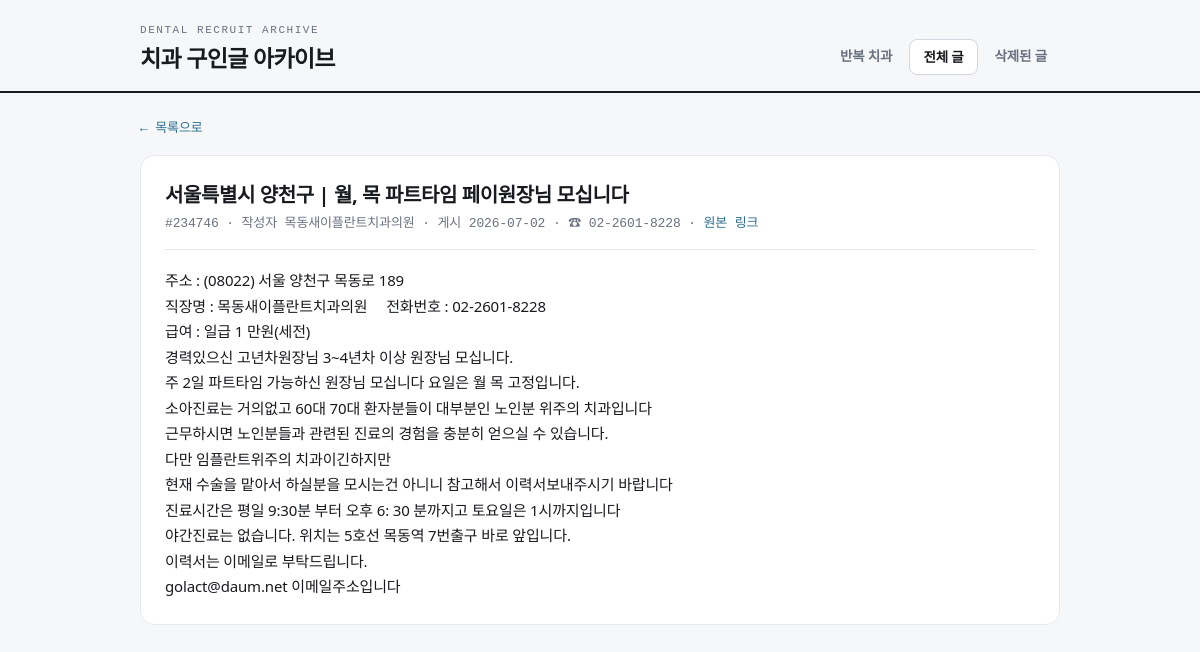
The app's page /post/234746, older data.
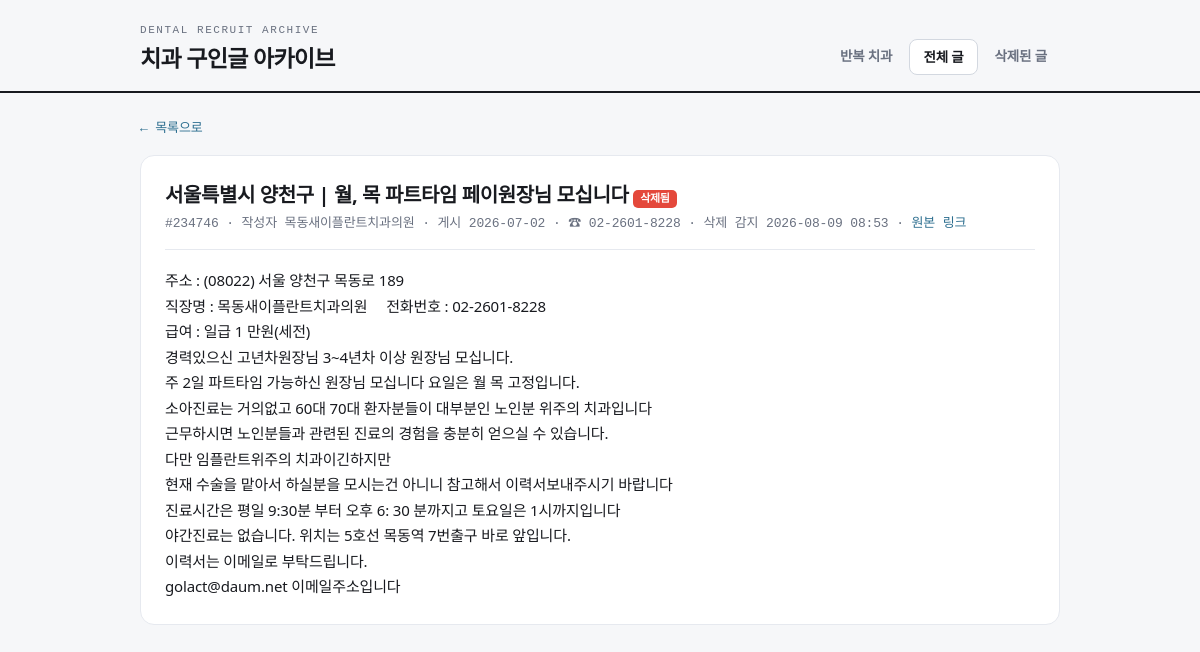
The same page, newer data.
### tables this page shows
CREATE TABLE posts (
    no            INTEGER PRIMARY KEY,   -- 게시판 글 번호 (고유)
    category      TEXT,                  -- 구분: 구인 / 구직 / 양도
    title         TEXT,
    author        TEXT,
    posted_raw    TEXT,                  -- 게시판이 보여주는 날짜 원문
    posted_at     TEXT,                  -- 파싱한 ISO 날짜 (가능한 경우)
    views         INTEGER,
    url           TEXT,
    content       TEXT,                  -- 상세 본문
    phone         TEXT,                  -- 본문에서 추출한 대표 전화번호(숫자만)
    phone_display TEXT,                  -- 보기용 전화번호
    clinic_key    TEXT,                  -- 치과 식별키 (전화 우선, 없으면 제목 시그니처)
    key_kind      TEXT,                  -- 'phone' | 'title' | 'author'
    title_sig     TEXT,                  -- 제목 정규화 시그니처
    first_seen    TEXT,                  -- 우리 크롤러가 처음 발견한 시각
    last_seen     TEXT,                  -- 살아있는 것으로 마지막 확인한 시각
    is_deleted    INTEGER DEFAULT 0,     -- 삭제 감지 여부
    deleted_at    TEXT                   -- 삭제 감지 시각
);

### app.py (the view)
@app.route("/post/<int:no>")
def post_detail(no):
    with db.get_db() as conn:
        row = db.get_post(conn, no)
    if not row:
        abort(404)
    siblings = []
    for g in analyze.clinic_groups(min_posts=1, include_singletons=True):
        if g["key"] == row["clinic_key"]:
            siblings = g["posts"]
            break
    return render_template("post_detail.html", p=row, siblings=siblings)

### analyze.py (called while the page is built)
def _order_ts(p):
    return p.get("posted_at") or p.get("first_seen") or ""

### app.py (called while the page is built)
@app.template_filter("shortdt")
def shortdt(s):
    if not s:
        return "-"
    return str(s).replace("T", " ")[:16]

### db.py (called while the page is built)
@contextmanager
def get_db():
    conn = sqlite3.connect(config.DB_PATH)
    conn.row_factory = sqlite3.Row
    try:
        yield conn
        conn.commit()
    finally:
        conn.close()

def get_post(conn, no):
    row = conn.execute("SELECT * FROM posts WHERE no=?", (no,)).fetchone()
    return dict(row) if row else None

### templates/post_detail.html (shortened to what this page needs)
{% extends "base.html" %}
{% set active = 'posts' %}
{% block body %}
<a class="back" href="javascript:history.back()">← 목록으로</a>
<div class="detail">
  <h2>
    {{ p.title or '(제목 없음)' }}
    {% if p.is_deleted %}<span class="badge del">삭제됨</span>{% endif %}
  </h2>
  <div class="meta">
    #{{ p.no }} · 작성자 {{ p.author or '-' }} ·
    게시 {{ (p.posted_at or p.posted_raw or p.first_seen)|shortdt }}
    {% if p.phone_display %} · ☎ {{ p.phone_display }}{% endif %}
    {% if p.is_deleted %} · 삭제 감지 {{ p.deleted_at|shortdt }}{% endif %}
    · <a href="{{ p.url }}" target="_blank" rel="noopener">원본 링크</a>
  </div>
  {% if p.content %}
    <div class="body">{{ p.content }}</div>
  {% else %}
    <div class="body" style="color:var(--muted)">본문을 수집하지 못했습니다. 원본 링크를 확인하세요.</div>
  {% endif %}
</div>
{% endblock %}

### templates/base.html (shortened to what this page needs)
<!DOCTYPE html>
<html lang="ko">
<head>
</head>
<body>
<header class="top">
  <div class="top-in">
    <div class="brand">
      <span class="kicker">Dental Recruit Archive</span>
      <h1>치과 구인글 아카이브</h1>
    </div>
    <nav class="tabs">
      <a href="/" class="{{ 'on' if active=='clinics' }}">반복 치과</a>
      <a href="/posts" class="{{ 'on' if active=='posts' }}">전체 글</a>
      <a href="/posts?status=deleted" class="{{ 'on' if active=='deleted' }}">삭제된 글</a>
    </nav>
  </div>
</header>
<div class="wrap">
{% block body %}{% endblock %}
</div>
</body>
</html>

### templates/base.html (style rules this page uses)
:root { --paper:#F6F7F9; --card:#FFFFFF; --ink:#181A1F; --muted:#6A7180; --line:#E6E9EF; --line2:#D3D8E0; --alarm:#E4483B; --alarm-soft:#FCE9E7; --struct:#2C6E8F; --ok:#3A9B6E; --mono:ui-monospace,"SF Mono",Menlo,"JetBrains Mono",monospace; --sans:"Pretendard Variable",Pretendard,system-ui,sans-serif; }
* { box-sizing:border-box }
html { -webkit-text-size-adjust:100% }
body { margin:0;background:var(--paper);color:var(--ink);font-family:var(--sans); font-size:15px;line-height:1.5;letter-spacing:-.01em }
a { color:var(--struct);text-decoration:none }
.wrap { max-width:960px;margin:0 auto;padding:0 20px 80px }
header.top { border-bottom:2px solid var(--ink);margin-bottom:22px }
.top-in { max-width:960px;margin:0 auto;padding:22px 20px 16px; display:flex;justify-content:space-between;align-items:flex-end;gap:16px;flex-wrap:wrap }
.brand { display:flex;flex-direction:column;gap:2px }
.brand .kicker { font-family:var(--mono);font-size:11px;letter-spacing:.14em; text-transform:uppercase;color:var(--muted) }
.brand h1 { margin:0;font-size:23px;font-weight:800;letter-spacing:-.03em }
nav.tabs { display:flex;gap:4px }
nav.tabs a { font-size:13.5px;font-weight:600;color:var(--muted); padding:7px 13px;border-radius:8px }
nav.tabs a.on { color:var(--ink);background:var(--card);border:1px solid var(--line2) }
.badge { font-family:var(--mono);font-size:11px;font-weight:700;border-radius:5px; padding:1px 7px;display:inline-block }
.badge.del { background:var(--alarm);color:#fff }
.detail { background:var(--card);border:1px solid var(--line);border-radius:14px;padding:24px }
.detail h2 { margin:0 0 4px;font-size:20px;letter-spacing:-.02em }
.detail .meta { font-size:13px;color:var(--muted);font-family:var(--mono); margin-bottom:18px;padding-bottom:16px;border-bottom:1px solid var(--line) }
.detail .body { white-space:pre-wrap;line-height:1.7;font-size:15px }
.back { font-size:13px;font-family:var(--mono);display:inline-block;margin-bottom:16px }

Row changes from the older to the newer data that the page shows:
changed posts "서울특별시 양천구 | 월, 목 파트타임 페이원장님 모십니다": is_deleted 0 → 1 (drawn); deleted_at|shortdt (not shown) → "2026-08-09 08:53"
Text that changed along with them:
text now shown: "삭제됨 · 삭제 감지"
